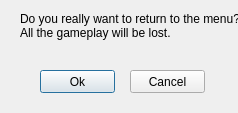
<?xml version="1.0" encoding="UTF-8"?>
<ui version="4.0">
 <class>NoticeExit</class>
 <widget class="QDialog" name="NoticeExit">
  <property name="geometry">
   <rect>
    <x>0</x>
    <y>0</y>
    <width>238</width>
    <height>113</height>
   </rect>
  </property>
  <property name="sizePolicy">
   <sizepolicy hsizetype="Fixed" vsizetype="Fixed">
    <horstretch>0</horstretch>
    <verstretch>0</verstretch>
   </sizepolicy>
  </property>
  <property name="minimumSize">
   <size>
    <width>238</width>
    <height>113</height>
   </size>
  </property>
  <property name="maximumSize">
   <size>
    <width>238</width>
    <height>113</height>
   </size>
  </property>
  <property name="windowTitle">
   <string>Warning</string>
  </property>
  <widget class="QLabel" name="label">
   <property name="geometry">
    <rect>
     <x>20</x>
     <y>10</y>
     <width>311</width>
     <height>31</height>
    </rect>
   </property>
   <property name="text">
    <string>Do you really want to return to the menu?
All the gameplay will be lost.</string>
   </property>
  </widget>
  <widget class="QPushButton" name="pushButton">
   <property name="geometry">
    <rect>
     <x>40</x>
     <y>70</y>
     <width>75</width>
     <height>23</height>
    </rect>
   </property>
   <property name="text">
    <string>Ok</string>
   </property>
  </widget>
  <widget class="QPushButton" name="pushButton_2">
   <property name="geometry">
    <rect>
     <x>130</x>
     <y>70</y>
     <width>75</width>
     <height>23</height>
    </rect>
   </property>
   <property name="text">
    <string>Cancel</string>
   </property>
  </widget>
 </widget>
 <resources/>
 <connections>
  <connection>
   <sender>pushButton</sender>
   <signal>clicked()</signal>
   <receiver>NoticeExit</receiver>
   <slot>accept()</slot>
   <hints>
    <hint type="sourcelabel">
     <x>77</x>
     <y>81</y>
    </hint>
    <hint type="destinationlabel">
     <x>118</x>
     <y>56</y>
    </hint>
   </hints>
  </connection>
  <connection>
   <sender>pushButton_2</sender>
   <signal>clicked()</signal>
   <receiver>NoticeExit</receiver>
   <slot>reject()</slot>
   <hints>
    <hint type="sourcelabel">
     <x>167</x>
     <y>81</y>
    </hint>
    <hint type="destinationlabel">
     <x>118</x>
     <y>56</y>
    </hint>
   </hints>
  </connection>
 </connections>
</ui>
